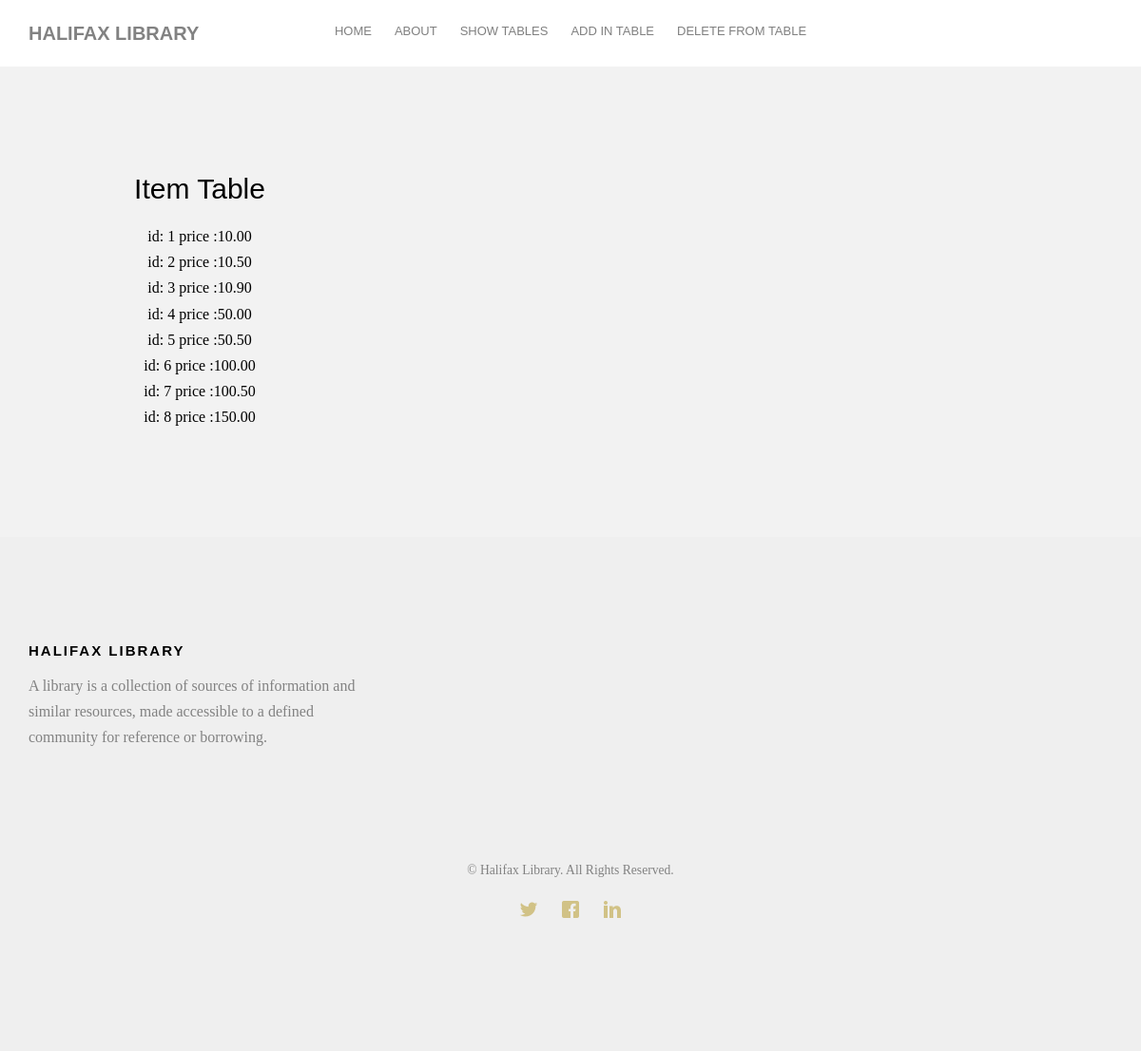
The app's page /dbfinal/showitems.php with its own data.
### tables this page shows
create table if not exists ITEM (
  _id BIGINT not null auto_increment,
  price FLOAT(8,2) not null,
  primary key(_id)
);

### dbfinal/showitems.php (the view, shortened to what this page needs)
<?php include'sub/header.php';?>
<div id="fh5co-services" class="fh5co-bg-section">
		<div class="container">
			<div class="row">
				<div class="col-md-4 col-sm-4 text-center" style="color:#000000">
				<h2>Item Table</h2>
<?php
$servername = "localhost";
$username = "root";
$password = "root";
$dbname = "u24";
	$conn = new mysqli($servername, $username, $password, $dbname);
		$sql = "Select * from ITEM";
$result = $conn->query($sql);
if ($result->num_rows > 0) {
    while($row = $result->fetch_assoc()) {
        echo "id: " . $row["_id"]. " price :" . $row["price"]. "<br>";
    }
} else {
    echo "0 results";
}
?>
				</div>
			</div>
		</div>
	</div>
<?php include "sub/footer.php";?>
</html>
</body>
</html>

### dbfinal/sub/header.php (shortened to what this page needs)
<!DOCTYPE HTML>
<html>
	<head>
	<link rel="stylesheet" href="css/animate.css">
	<link rel="stylesheet" href="css/icomoon.css">
	<link rel="stylesheet" href="css/bootstrap.css">
	<link rel="stylesheet" href="css/flexslider.css">
	<link rel="stylesheet" href="css/owl.carousel.min.css">
	<link rel="stylesheet" href="css/owl.theme.default.min.css">
	<link rel="stylesheet" href="css/style.css">
	</head>
	<body>
	<div id="page">
	<nav class="fh5co-nav" role="navigation">
		<div class="container">
			<div class="row">
				<div class="col-md-3 col-xs-2">
					<div id="fh5co-logo">Halifax Library</div>
				</div>
				<div class="col-md-6 col-xs-6 text-center menu-1">
					<ul>
						<li>
							<a href="index.php">Home</a>
						</li>
						<li>
							<a href="about.html">About</a>
						</li>
						<li>
							<a href="main.php">Show Tables</a>
						</li>
						<li>
							<a href="addmain.php">Add In Table</a>
						</li>
						<li>
							<a href="deletetransaction.php">Delete from Table</a>
						</li>
					</ul>
				</div>
			</div>
		</div>
	</nav>

### dbfinal/sub/footer.php (shortened to what this page needs)
<footer id="fh5co-footer" role="contentinfo">
		<div class="container">
			<div class="row row-pb-md">
				<div class="col-md-4 fh5co-widget">
					<h3>Halifax Library</h3>
					<p>A library is a collection of sources of information and similar resources, made accessible to a defined community for reference or borrowing.</p>
				</div>
			</div>
			<div class="row copyright">
				<div class="col-md-12 text-center">
					<p>
						<small class="block">&copy; Halifax Library. All Rights Reserved.</small>
					</p>
					<p>
						<ul class="fh5co-social-icons">
							<li><a href="#"><i class="icon-twitter"></i></a></li>
							<li><a href="#"><i class="icon-facebook"></i></a></li>
							<li><a href="#"><i class="icon-linkedin"></i></a></li>
						</ul>
					</p>
				</div>
			</div>
		</div>
	</footer>
	</div>
	</body>

### dbfinal/css/icomoon.css (style rules this page uses)
[class^="icon-"], [class*=" icon-"] { font-family: 'icomoon' !important; speak: none; font-style: normal; font-weight: normal; font-variant: normal; text-transform: none; line-height: 1; -webkit-font-smoothing: antialiased; -moz-osx-font-smoothing: grayscale; }
.icon-facebook:before { content: "\ea67"; }
.icon-linkedin:before { content: "\ea73"; }
.icon-twitter:before { content: "\ea7c"; }

### dbfinal/css/style.css (style rules this page uses)
body { font-family: "Playfair Display", serif; font-weight: 400; font-size: 16px; line-height: 1.7; color: #828282; background: #fff; }
#page { position: relative; overflow-x: hidden; width: 100%; height: 100%; -webkit-transition: 0.5s; -o-transition: 0.5s; transition: 0.5s; }
a { color: #d1c286; -webkit-transition: 0.5s; -o-transition: 0.5s; transition: 0.5s; }
p { margin-bottom: 20px; }
h1, h2, h3, h4, h5, h6, figure { color: #000; font-family: "Montserrat", Arial, sans-serif; font-weight: 400; margin: 0 0 20px 0; }
.fh5co-nav { padding: 18px 0; background: #fff; }
.fh5co-nav #fh5co-logo { font-size: 20px; margin: 0; padding: 0; text-transform: uppercase; font-weight: bold; font-family: "Montserrat", Arial, sans-serif; }
.fh5co-nav a { padding: 5px 10px; color: #000; }
.fh5co-nav ul { padding: 0; margin: 0; }
.fh5co-nav ul li { padding: 0; margin: 0; list-style: none; display: inline-block; font-family: "Montserrat", Arial, sans-serif; }
.fh5co-nav ul li a { font-size: 13px; padding: 30px 10px; text-transform: uppercase; color: rgba(0, 0, 0, 0.5); -webkit-transition: 0.5s; -o-transition: 0.5s; transition: 0.5s; }
.fh5co-social-icons { margin: 0; padding: 0; }
.fh5co-social-icons li { margin: 0; padding: 0; list-style: none; display: -moz-inline-stack; display: inline-block; zoom: 1; *display: inline; }
.fh5co-social-icons li a { display: -moz-inline-stack; display: inline-block; zoom: 1; *display: inline; color: #d1c286; padding-left: 10px; padding-right: 10px; }
.fh5co-social-icons li a i { font-size: 20px; }
.fh5co-bg-section { background: rgba(0, 0, 0, 0.05); }
#fh5co-services, #fh5co-started, #fh5co-testimonial, #fh5co-started, #fh5co-product, #fh5co-about, #fh5co-contact, #fh5co-footer { padding: 7em 0; clear: both; }
#fh5co-footer { background: #efefef; }
#fh5co-footer .fh5co-widget { margin-bottom: 30px; }
#fh5co-footer .fh5co-widget h3 { margin-bottom: 15px; font-weight: bold; font-size: 15px; letter-spacing: 2px; text-transform: uppercase; }
#fh5co-footer .copyright .block { display: block; }
#fh5co-offcanvas a { color: rgba(255, 255, 255, 0.5); }
#fh5co-offcanvas ul { padding: 0; margin: 0; }
#fh5co-offcanvas ul li { padding: 0; margin: 0; list-style: none; }
.row-pb-md { padding-bottom: 4em !important; }

### records on screen
item: _id "1", price "10.00"
item: _id "2", price "10.50"
item: _id "3", price "10.90"
item: _id "4", price "50.00"
item: _id "5", price "50.50"
item: _id "6", price "100.00"
item: _id "7", price "100.50"
item: _id "8", price "150.00"
